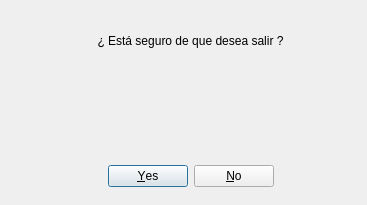
<?xml version="1.0" encoding="UTF-8"?>
<ui version="4.0">
 <class>DialogAvisoSalir</class>
 <widget class="QDialog" name="DialogAvisoSalir">
  <property name="geometry">
   <rect>
    <x>0</x>
    <y>0</y>
    <width>367</width>
    <height>205</height>
   </rect>
  </property>
  <property name="windowTitle">
   <string>Dialog</string>
  </property>
  <property name="modal">
   <bool>true</bool>
  </property>
  <widget class="QDialogButtonBox" name="buttonBoxSalir">
   <property name="geometry">
    <rect>
     <x>20</x>
     <y>160</y>
     <width>341</width>
     <height>32</height>
    </rect>
   </property>
   <property name="styleSheet">
    <string notr="true">font: 8pt &quot;Impact&quot;;</string>
   </property>
   <property name="orientation">
    <enum>Qt::Horizontal</enum>
   </property>
   <property name="standardButtons">
    <set>QDialogButtonBox::No|QDialogButtonBox::Yes</set>
   </property>
   <property name="centerButtons">
    <bool>true</bool>
   </property>
  </widget>
  <widget class="QLabel" name="label">
   <property name="geometry">
    <rect>
     <x>10</x>
     <y>20</y>
     <width>361</width>
     <height>41</height>
    </rect>
   </property>
   <property name="styleSheet">
    <string notr="true">font: 75 14pt &quot;Impact&quot;;</string>
   </property>
   <property name="text">
    <string>¿ Está seguro de que desea salir ?</string>
   </property>
   <property name="alignment">
    <set>Qt::AlignCenter</set>
   </property>
  </widget>
  <widget class="QLabel" name="label_2">
   <property name="geometry">
    <rect>
     <x>120</x>
     <y>70</y>
     <width>111</width>
     <height>71</height>
    </rect>
   </property>
   <property name="styleSheet">
    <string notr="true">background-image: url(:/salir/salir.jpg);</string>
   </property>
   <property name="text">
    <string/>
   </property>
  </widget>
 </widget>
 <resources>
  <include location="img/salir.qrc"/>
 </resources>
 <connections>
  <connection>
   <sender>buttonBoxSalir</sender>
   <signal>accepted()</signal>
   <receiver>DialogAvisoSalir</receiver>
   <slot>accept()</slot>
   <hints>
    <hint type="sourcelabel">
     <x>248</x>
     <y>254</y>
    </hint>
    <hint type="destinationlabel">
     <x>157</x>
     <y>274</y>
    </hint>
   </hints>
  </connection>
  <connection>
   <sender>buttonBoxSalir</sender>
   <signal>rejected()</signal>
   <receiver>DialogAvisoSalir</receiver>
   <slot>reject()</slot>
   <hints>
    <hint type="sourcelabel">
     <x>316</x>
     <y>260</y>
    </hint>
    <hint type="destinationlabel">
     <x>286</x>
     <y>274</y>
    </hint>
   </hints>
  </connection>
 </connections>
</ui>
